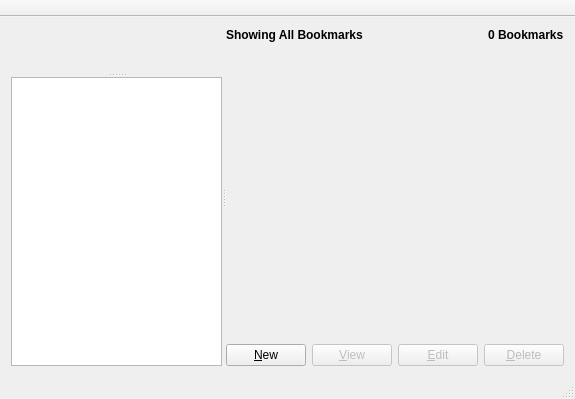
<?xml version="1.0" encoding="UTF-8"?>
<ui version="4.0">
 <class>MainWindow</class>
 <widget class="QMainWindow" name="MainWindow">
  <property name="geometry">
   <rect>
    <x>0</x>
    <y>0</y>
    <width>575</width>
    <height>399</height>
   </rect>
  </property>
  <property name="windowTitle">
   <string>Bookmark Manager</string>
  </property>
  <widget class="QWidget" name="centralWidget">
   <layout class="QHBoxLayout" name="horizontalLayout_2">
    <item>
     <widget class="QSplitter" name="splitter">
      <property name="orientation">
       <enum>Qt::Horizontal</enum>
      </property>
      <property name="childrenCollapsible">
       <bool>false</bool>
      </property>
      <widget class="QSplitter" name="splitterFT">
       <property name="orientation">
        <enum>Qt::Vertical</enum>
       </property>
       <property name="childrenCollapsible">
        <bool>false</bool>
       </property>
       <widget class="BookmarkFoldersView" name="tf" native="true"/>
       <widget class="QListWidget" name="lwTags">
        <property name="editTriggers">
         <set>QAbstractItemView::NoEditTriggers</set>
        </property>
        <property name="verticalScrollMode">
         <enum>QAbstractItemView::ScrollPerPixel</enum>
        </property>
        <property name="horizontalScrollMode">
         <enum>QAbstractItemView::ScrollPerPixel</enum>
        </property>
       </widget>
      </widget>
      <widget class="QWidget" name="widget" native="true">
       <layout class="QVBoxLayout" name="verticalLayout" stretch="0,1,0">
        <property name="leftMargin">
         <number>0</number>
        </property>
        <property name="topMargin">
         <number>0</number>
        </property>
        <property name="rightMargin">
         <number>0</number>
        </property>
        <property name="bottomMargin">
         <number>0</number>
        </property>
        <item>
         <layout class="QHBoxLayout" name="horizontalLayout_3" stretch="0,1,0">
          <item>
           <widget class="QLabel" name="lblFilter">
            <property name="styleSheet">
             <string notr="true">QLabel { font-weight: bold; }</string>
            </property>
            <property name="text">
             <string>Showing All Bookmarks</string>
            </property>
           </widget>
          </item>
          <item>
           <spacer name="horizontalSpacer_2">
            <property name="orientation">
             <enum>Qt::Horizontal</enum>
            </property>
            <property name="sizeHint" stdset="0">
             <size>
              <width>40</width>
              <height>13</height>
             </size>
            </property>
           </spacer>
          </item>
          <item>
           <widget class="QLabel" name="lblBMCount">
            <property name="styleSheet">
             <string notr="true">QLabel { font-weight: bold; }</string>
            </property>
            <property name="text">
             <string>0 Bookmarks</string>
            </property>
           </widget>
          </item>
         </layout>
        </item>
        <item>
         <widget class="BookmarksView" name="bv" native="true"/>
        </item>
        <item>
         <layout class="QHBoxLayout" name="horizontalLayout">
          <item>
           <widget class="QPushButton" name="btnNew">
            <property name="text">
             <string>&amp;New</string>
            </property>
           </widget>
          </item>
          <item>
           <spacer name="horizontalSpacer">
            <property name="orientation">
             <enum>Qt::Horizontal</enum>
            </property>
            <property name="sizeHint" stdset="0">
             <size>
              <width>40</width>
              <height>20</height>
             </size>
            </property>
           </spacer>
          </item>
          <item>
           <widget class="QPushButton" name="btnView">
            <property name="enabled">
             <bool>false</bool>
            </property>
            <property name="text">
             <string>&amp;View</string>
            </property>
           </widget>
          </item>
          <item>
           <widget class="QPushButton" name="btnEdit">
            <property name="enabled">
             <bool>false</bool>
            </property>
            <property name="text">
             <string>&amp;Edit</string>
            </property>
           </widget>
          </item>
          <item>
           <widget class="QPushButton" name="btnDelete">
            <property name="enabled">
             <bool>false</bool>
            </property>
            <property name="text">
             <string>&amp;Delete</string>
            </property>
           </widget>
          </item>
         </layout>
        </item>
       </layout>
      </widget>
     </widget>
    </item>
   </layout>
  </widget>
  <widget class="QMenuBar" name="menuBar">
   <property name="geometry">
    <rect>
     <x>0</x>
     <y>0</y>
     <width>575</width>
     <height>21</height>
    </rect>
   </property>
  </widget>
  <widget class="QToolBar" name="mainToolBar">
   <property name="contextMenuPolicy">
    <enum>Qt::PreventContextMenu</enum>
   </property>
   <property name="movable">
    <bool>false</bool>
   </property>
   <property name="toolButtonStyle">
    <enum>Qt::ToolButtonTextBesideIcon</enum>
   </property>
   <property name="floatable">
    <bool>false</bool>
   </property>
   <attribute name="toolBarArea">
    <enum>TopToolBarArea</enum>
   </attribute>
   <attribute name="toolBarBreak">
    <bool>false</bool>
   </attribute>
  </widget>
  <widget class="QStatusBar" name="statusBar"/>
  <action name="action_importFirefoxBookmarks">
   <property name="text">
    <string>Import Firefox Bookmarks...</string>
   </property>
  </action>
  <action name="actionImportFirefoxBookmarksJSONfile">
   <property name="text">
    <string>Import Firefox Bookmarks JSON File...</string>
   </property>
  </action>
  <action name="actionGetMHT">
   <property name="text">
    <string>GetMHT</string>
   </property>
  </action>
  <action name="actionSettings">
   <property name="text">
    <string>Settings...</string>
   </property>
  </action>
  <action name="actionImportUrlsAsBookmarks">
   <property name="text">
    <string>Import URL(s) as Bookmarks...</string>
   </property>
   <property name="toolTip">
    <string>Import one or more URLs as Bookmarks</string>
   </property>
   <property name="shortcut">
    <string>Ctrl+Shift+N</string>
   </property>
  </action>
 </widget>
 <layoutdefault spacing="6" margin="11"/>
 <customwidgets>
  <customwidget>
   <class>BookmarksView</class>
   <extends>QWidget</extends>
   <header>BookmarksView.h</header>
   <container>1</container>
  </customwidget>
  <customwidget>
   <class>BookmarkFoldersView</class>
   <extends>QWidget</extends>
   <header>BookmarkFoldersView.h</header>
   <container>1</container>
  </customwidget>
 </customwidgets>
 <tabstops>
  <tabstop>lwTags</tabstop>
  <tabstop>btnNew</tabstop>
  <tabstop>btnEdit</tabstop>
  <tabstop>btnDelete</tabstop>
 </tabstops>
 <resources/>
 <connections/>
</ui>
